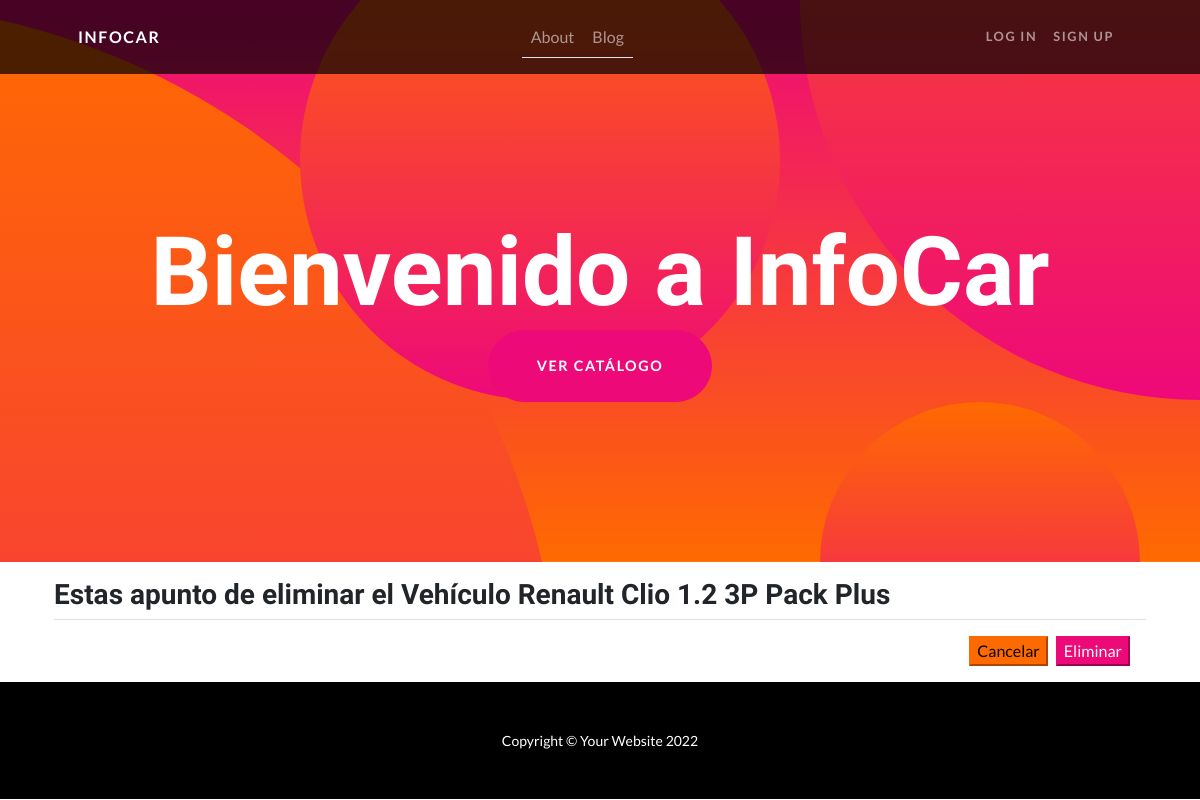
The app's page /app-coder/eliminarVO/2 with its own data.
### AppCoder/models.py (models this page shows, shortened)
class Vehiculo(models.Model):
    marca=models.CharField(max_length=150)
    modelo=models.CharField(max_length=150)
    version = models.CharField(max_length=150)
    idTipoVehiculo = models.ForeignKey(TipoVehiculo, on_delete=models.CASCADE)
    idSegmento=models.ForeignKey(Segmento,on_delete=models.CASCADE)
    publicar= models.BooleanField(default=False)
    imagenVO = models.ImageField(upload_to='VOImagenes', null=True, blank=True)

### AppCoder/views.py (the view)
# urls.py: path('eliminarVO/<int:id>', eliminar_VO, name="EliminarVO"),
def eliminar_VO(request, id):
    VO = Vehiculo.objects.get(id=id)
    if request.method == 'POST':
        VO.delete()
        vehiculos = Vehiculo.objects.all()
        return render(request, "ListaVehiculo.html", {"vehiculos": vehiculos})
    else:
        print('este get eliminar')
        return render(request, "eliminarVO.html",{"VO": VO})

### AppCoder/templates/eliminarVO.html
{% extends 'padre.html' %}
{% load static %}
{% block contenidoQueCambia %}
<div class="row-cols-xl">
    <div class="container-xl">
        <p>
        <div class="container">
        <h3>Estas apunto de eliminar el Vehículo {{VO.marca}} {{VO.modelo}} {{VO.version}}</h3>
    <div class="modal-footer">
        <a href="{% url 'ListaVehiculo' %}"><input class="btn-secondary"  type="button" value="Cancelar"></a>
        <form action="{% url 'EliminarVO' VO.id %}" method="POST">{% csrf_token %}
        <input class="btn-primary"    type="submit" method="POST" value="Eliminar"></form>
    </div>
    </div>
</div>
{% endblock contenidoQueCambia %}

### records on screen
Vehiculo: marca "Renault", modelo "Clio", version "1.2 3P Pack Plus"
